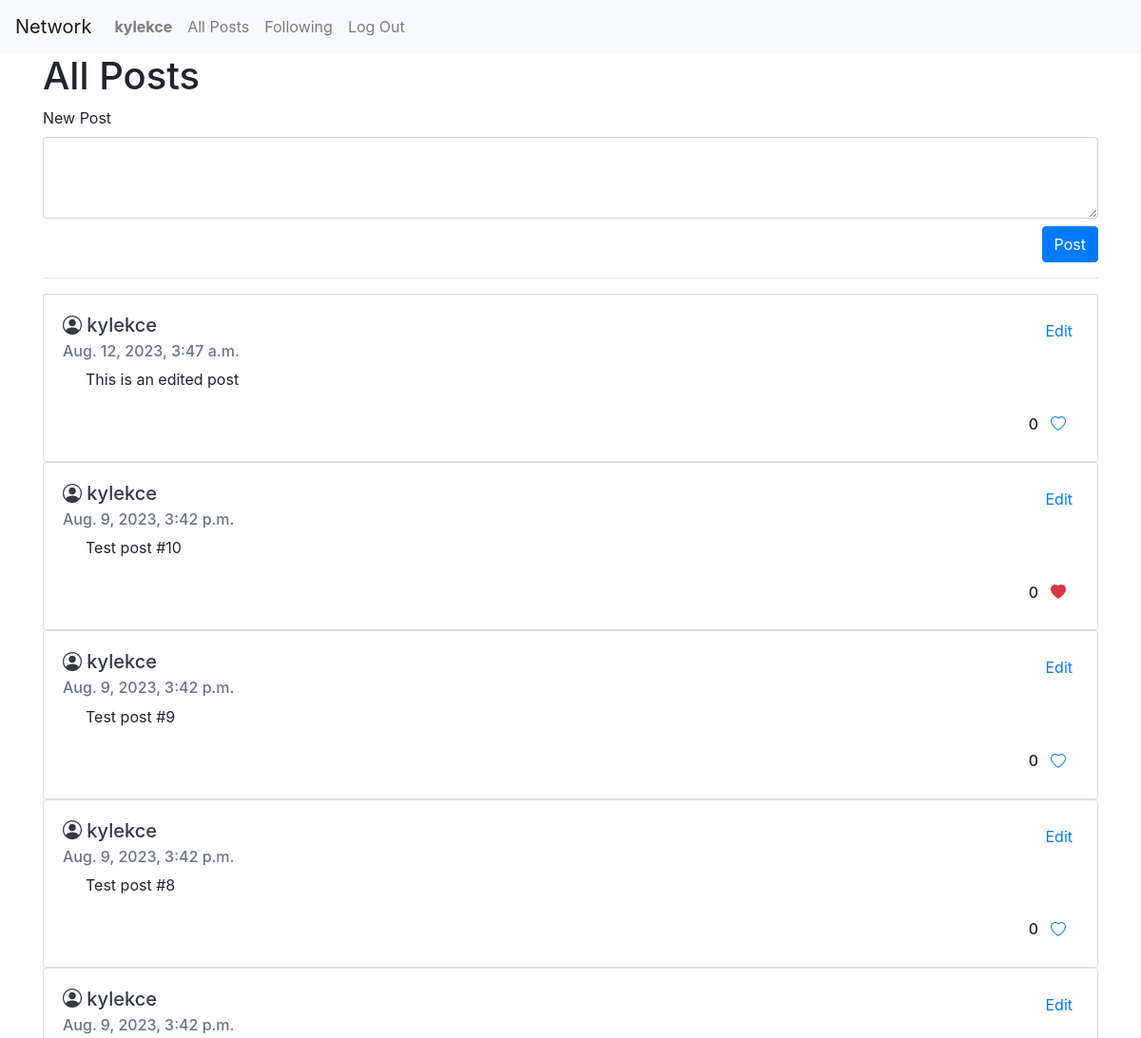
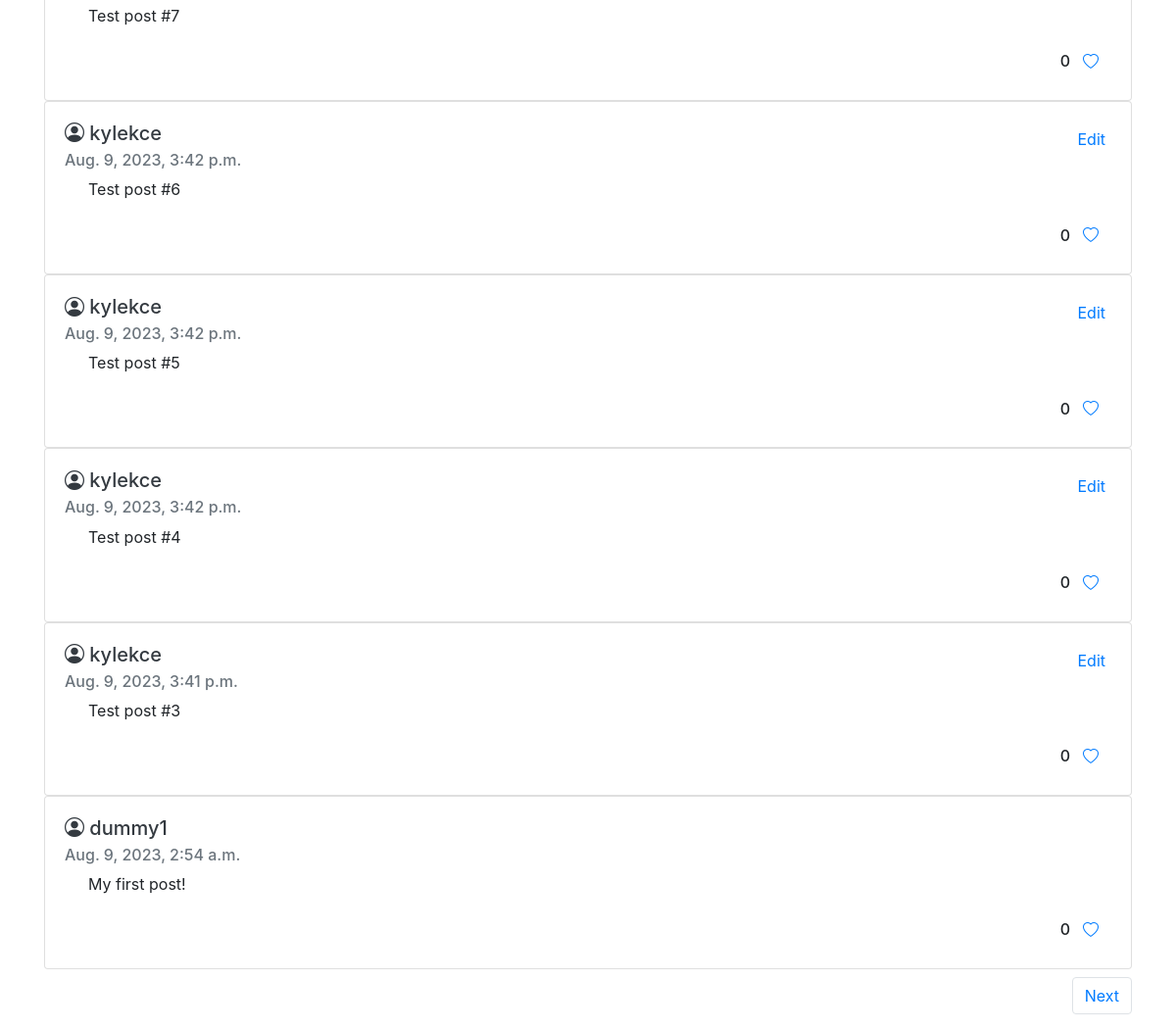
/ (signed in), run on the app's committed database (2 pictures, top to bottom).
### network/models.py (models this page shows, shortened)
class User(AbstractUser):
    pass

class Post(models.Model):
    content = models.TextField()
    user = models.ForeignKey(User, on_delete=models.CASCADE, related_name="user")
    date = models.DateTimeField(auto_now_add=True)

### network/views.py (the view)
# urls.py: path("", views.index, name="index"),
def index(request):
    posts = Post.objects.all().order_by("id").reverse()
    paginator = Paginator(posts, 10)
    page_number = request.GET.get("page")
    page_obj = paginator.get_page(page_number)
    likes = Like.objects.all()
    liked_posts = []
    try:
        for like in likes:
            if like.user.id == request.user.id:
                liked_posts.append(like.post.id)
    except:
        liked_posts = []
    return render(request, "network/index.html", {
        "posts": page_obj,
        "liked_posts": liked_posts
    })

### network/templates/network/index.html (shortened to what this page needs)
{% extends "network/layout.html" %}
{% block body %}
<div class="container">
    <h1>All Posts</h1>
    {% if user.is_authenticated %}
    <div class="mb-3">
        <label for="post" class="form-label">New Post</label>
        <form action="{% url 'new_post' %}" method="post">
            <textarea name="content" class="form-control" id="post" rows="3"></textarea>
            <div class="mt-2 d-flex justify-content-end">
                <button type="submit" class="btn btn-primary">Post</button>
            </div>
        </form>
    </div>
    <hr>
    {% for post in posts %}
    <div class="card">
        <div class="card-body">
            <div class="row">
                <h5 class="card-title col-10">
                    <a href="{% url 'profile' user_id=post.user.id %}" class="text-dark text-decoration-none">
                        <i class="bi bi-person-circle"></i>
                        {{ post.user }}
                    </a>
                </h5>
                {% if user == post.user %}
                <div class="d-flex justify-content-end col-2">
                    <button id="edit" data-post="{{ post.id }}" type="button"
                        class="button btn-link bg-transparent border-0">Edit</button>
                </div>
                {% endif %}
            </div>
            <h6 class="card-subtitle mb-2 text-muted">{{ post.date }}</h6>
            <p id="post-{{ post.id }}" class="card-text px-4">{{ post.content }}</p>
            <div class="d-flex justify-content-end align-items-center">
                <h6 id="like_count" data-post="{{ post.id }}" class="m-0">0</h6>
                {% if post.id in liked_posts %}
                <button id="like_button" data-post="{{ post.id }}" data-user="{{ user.id }}" type="button"
                    class="btn btn-link"><i class="bi bi-heart-fill text-danger"></i></button>
                {% else %}
                <button id="like_button" data-post="{{ post.id }}" data-user="{{ user.id }}" type="button"
                    class="btn btn-link"><i class="bi bi-heart"></i></button>
                {% endif %}
            </div>
        </div>
    </div>
    {% endfor %}
    <nav class="d-flex justify-content-end mt-2">
        <ul class="pagination">
            {% if posts.has_next %}
            <li class="page-item"><a class="page-link" href="?page={{ posts.next_page_number }}">Next</a></li>
            {% endif %}
        </ul>
    </nav>
</div>
{% endif %}
{% endblock %}

### network/templates/network/layout.html (shortened to what this page needs)
{% load static %}
<!DOCTYPE html>
<html lang="en">
<head>
    <link rel="stylesheet" href="https://stackpath.bootstrapcdn.com/bootstrap/4.4.1/css/bootstrap.min.css"
>
    <link rel="stylesheet" href="https://cdn.jsdelivr.net/npm/bootstrap-icons@1.10.5/font/bootstrap-icons.css">
    <link href="{% static 'network/styles.css' %}" rel="stylesheet">
</head>
<body>
    <nav class="navbar navbar-expand-lg navbar-light bg-light">
        <a class="navbar-brand" href="{% url 'index' %}">Network</a>
        <div>
            <ul class="navbar-nav mr-auto">
                {% if user.is_authenticated %}
                <li class="nav-item">
                    <a class="nav-link" href="{% url 'profile' user_id=user.id %}"><strong>{{ user.username }}
                        </strong></a>
                </li>
                {% endif %}
                <li class="nav-item">
                    <a class="nav-link" href="{% url 'index' %}">All Posts</a>
                </li>
                {% if user.is_authenticated %}
                <li class="nav-item">
                    <a class="nav-link" href="{% url 'following' %}">Following</a>
                </li>
                <li class="nav-item">
                    <a class="nav-link" href="{% url 'logout' %}">Log Out</a>
                </li>
                {% endif %}
            </ul>
        </div>
    </nav>
    <div class="body">
        {% block body %}
        {% endblock %}
    </div>
</body>
</html>

### data on the page
User: username "kylekce"
Post: user "kylekce", date "Aug. 12, 2023, 3:47 a.m.", content "This is an edited post"
Post: user "kylekce", date "Aug. 9, 2023, 3:42 p.m.", content "Test post #10"
Post: user "kylekce", date "Aug. 9, 2023, 3:42 p.m.", content "Test post #9"
Post: user "kylekce", date "Aug. 9, 2023, 3:42 p.m.", content "Test post #8"
Post: user "kylekce", date "Aug. 9, 2023, 3:42 p.m.", content "Test post #7"
Post: user "kylekce", date "Aug. 9, 2023, 3:42 p.m.", content "Test post #6"
Post: user "kylekce", date "Aug. 9, 2023, 3:42 p.m.", content "Test post #5"
Post: user "kylekce", date "Aug. 9, 2023, 3:42 p.m.", content "Test post #4"
Post: user "kylekce", date "Aug. 9, 2023, 3:41 p.m.", content "Test post #3"
Post: user "dummy1", date "Aug. 9, 2023, 2:54 a.m.", content "My first post!"
